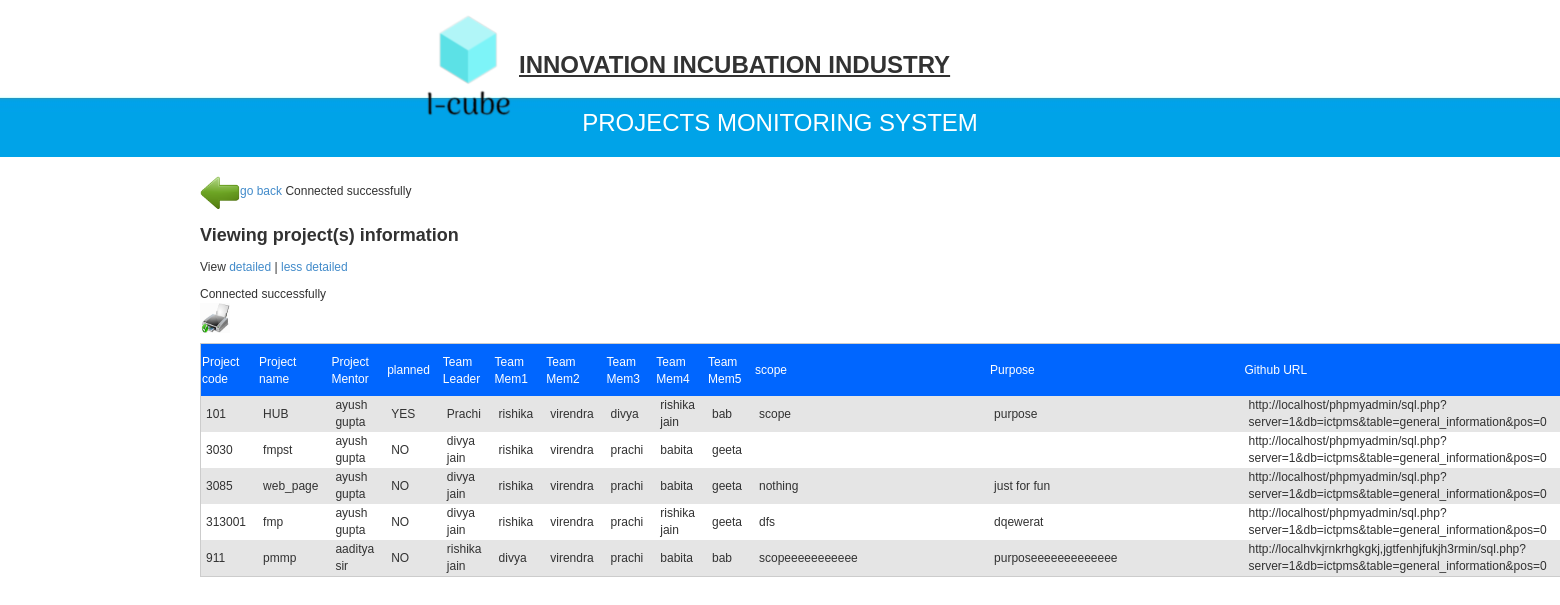
The page /projectInfo.php?action=detailed on the database its author committed.
### tables this page shows
CREATE TABLE `general_information` (
  `Proj_code` varchar(30) NOT NULL,
  `Project_name` varchar(255) NOT NULL,
  `project_mentor` varchar(255) NOT NULL,
  `AppearsIn_BussPlan` varchar(3) NOT NULL,
  `team_leader` varchar(250) NOT NULL,
  `T_member1` varchar(30) NOT NULL,
  `T_member2` varchar(255) NOT NULL,
  `T_member3` varchar(255) NOT NULL,
  `T_member4` varchar(255) NOT NULL,
  `T_mem5` varchar(255) NOT NULL,
  `Scope` text NOT NULL,
  `Purpose` text NOT NULL,
  `github_url` varchar(2043) NOT NULL,
  `Planned_completion` int(11) NOT NULL,
  `Impl_StartDate` date NOT NULL,
  `Impl_EndDate` date NOT NULL
);

### projectInfo.php (the view, shortened to what this page needs)
<!DOCTYPE html PUBLIC "-//W3C//DTD XHTML 1.0 Strict//EN" "http://www.w3.org/TR/xhtml1/DTD/xhtml1-strict.dtd">
<html xmlns="http://www.w3.org/1999/xhtml">
<head>
<link href="default.css" rel="stylesheet" type="text/css" />
    <link href="css/bootstrap.css" rel="stylesheet">
</head>
<body>
<div id="header">
	<h1><U><img src="images/logo2.png" />Innovation Incubation Industry</U></h1>
</div>
<div id="menu">
	<h1 class="head2">PROJECTS MONITORING SYSTEM<h1>
</div>
<div id="content">
	<div id="columnAAA">
            <a href="home.php?action=pdetails"><img src="images/28.png"  width="" height="40"/></a><a href="home.php?action=pdetails">go back</a>
						<?php
							 include('connection.php');
						?>
                 <h2>Viewing project(s) information</h2>
				<p>View <a href="?action=detailed">detailed</a> | <a href="?action=lessdetailed">less detailed</a></p>
				 <div>
				 <?php
				 $action=$_REQUEST['action'];
				 if($action=='detailed'){
				 include('connection.php');
				    $sel=mysqli_query($conn,"SELECT * FROM General_information");
					$rowscheck=mysqli_num_rows($sel);
		 if($rowscheck < 1){
		 echo 'There is no any project(s) to view';
		 }else{
				echo '	<div id="print_content">';
		 echo '<p ><a href="javascript:caaictpms()"><img src="images/Print.png" width="30" height="30" /></a></p>';
		 ?>
		 <?php
			echo '<table style="" id="results" >';
			echo '<tr style="background:#0066FF; color:white"><th>Project code</th><th>Project name</th><th>Project Mentor</th><th>planned</th><th>Team Leader</th><th>Team Mem1</th><th>Team Mem2</th><th>Team Mem3</th><th>Team Mem4</th><th>Team Mem5</th><th>scope&nbsp;&nbsp;&nbsp;&nbsp;&nbsp;&nbsp;&nbsp;&nbsp;&nbsp;&nbsp;&nbsp;&nbsp;&nbsp;&nbsp;&nbsp;&nbsp;&nbsp;&nbsp;&nbsp;&nbsp;&nbsp;&nbsp;&nbsp;&nbsp;&nbsp;&nbsp;&nbsp;&nbsp;&nbsp;&nbsp;&nbsp;&nbsp;&nbsp;&nbsp;&nbsp;&nbsp;&nbsp;&nbsp;&nbsp;&nbsp;&nbsp;&nbsp;&nbsp;&nbsp;&nbsp;&nbsp;&nbsp;&nbsp;&nbsp;&nbsp;&nbsp;&nbsp;&nbsp;&nbsp;&nbsp;&nbsp;&nbsp;</th><th>Purpose&nbsp;&nbsp;&nbsp;&nbsp;&nbsp;&nbsp;&nbsp;&nbsp;&nbsp;&nbsp;&nbsp;&nbsp;&nbsp;&nbsp;&nbsp;&nbsp;&nbsp;&nbsp;&nbsp;&nbsp;&nbsp;&nbsp;&nbsp;&nbsp;&nbsp;&nbsp;&nbsp;&nbsp;&nbsp;&nbsp;&nbsp;&nbsp;&nbsp;&nbsp;&nbsp;&nbsp;&nbsp;&nbsp;&nbsp;&nbsp;&nbsp;&nbsp;&nbsp;&nbsp;&nbsp;&nbsp;&nbsp;&nbsp;&nbsp;&nbsp;&nbsp;&nbsp;&nbsp;&nbsp;&nbsp;&nbsp;&nbsp;&nbsp;&nbsp;</th><th>Github URL</th><th>planned completion (days)</th><th>implementation start date</th><th>implementation end date</th></tr>';
			$flag=0;
			while($fetch=mysqli_fetch_array($sel)){
			if($flag%2==0)
			echo '<tr bgcolor=#E5E5E5>';
	else
echo '<tr bgcolor=white>';
echo '<td>'.$fetch['0'].'</td><td>'.$fetch['1'].'</td><td>'.$fetch['2'].'</td><td>'.$fetch['3'].'</td><td>'.$fetch['4'].'</td><td>'.$fetch['5'].'</td><td>'.$fetch['6'].'</td><td>'.$fetch['7'].'</td><td>'.$fetch['8'].'</td><td>'.$fetch['9'].'</td><td>'.$fetch['10'].'</td><td>'.$fetch['11'].'</td><td>'.$fetch['12'].'</td><td>'.$fetch['13'].'</td><td>'.$fetch['14'].'</td><td>'.$fetch['15'].'</td></tr>';
			$flag=$flag+1;
			}
			echo '</table>';
			}
				?>
				 <?php
			}else if($action=='lessdetailed'){
				 include('connection.php');
				    $sel=mysqli_query($conn,"SELECT * FROM General_information");
					$rowscheck=mysqli_num_rows($sel);
		 if($rowscheck < 1){
		 echo 'There is no any project(s) to view';
		 }else{
		echo '	<div id="print_content">';
		 echo '<p ><a href="javascript:caaictpms()"><img src="images/Print.png" width="30" height="30" /></a></p>';
		 ?>
		 <?php
			echo '<table style="" id="results" >';
			echo '<tr style="background:#0066FF; color:white"><th>Project name</th><th>Project implementer</th><th>Project manager</th><th>Purpose&nbsp;&nbsp;;&nbsp;&nbsp;&nbsp;&nbsp;&nbsp;&nbsp;&nbsp;&nbsp;&nbsp;&nbsp;&nbsp;&nbsp;&nbsp;&nbsp;&nbsp;&nbsp;&nbsp;&nbsp;&nbsp;&nbsp;&nbsp;&nbsp;&nbsp;&nbsp;&nbsp;&nbsp;&nbsp;&nbsp;&nbsp;&nbsp;&nbsp;&nbsp;&nbsp;&nbsp;&nbsp;&nbsp;&nbsp;&nbsp;&nbsp;&nbsp;&nbsp;&nbsp;&nbsp;&nbsp;&nbsp;&nbsp;&nbsp;&nbsp;&nbsp;&nbsp;&nbsp;&nbsp;&nbsp;&nbsp;&nbsp;&nbsp;&nbsp;&nbsp;&nbsp;&nbsp;&nbsp;&nbsp;&nbsp;&nbsp;&nbsp;&nbsp;&nbsp;&nbsp;</th><th>scope&nbsp;&nbsp;&nbsp;&nbsp;&nbsp;&nbsp;&nbsp;&nbsp;&nbsp;&nbsp;&nbsp;&nbsp;&nbsp;&nbsp;&nbsp;&nbsp;&nbsp;&nbsp;&nbsp;&nbsp;&nbsp;&nbsp;&nbsp;&nbsp;&nbsp;&nbsp;&nbsp;&nbsp;&nbsp;&nbsp;&nbsp;&nbsp;&nbsp;&nbsp;&nbsp;&nbsp;&nbsp;&nbsp;&nbsp;&nbsp;&nbsp;&nbsp;&nbsp;&nbsp;&nbsp;&nbsp;&nbsp;&nbsp;&nbsp;&nbsp;&nbsp;&nbsp;&nbsp;&nbsp;&nbsp;&nbsp;&nbsp;&nbsp;&nbsp;&nbsp;</th><th>GitHub URL</th><th>implementation start date</th><th>implementation end date</th></tr>';
			$flag=0;
			while($fetch=mysqli_fetch_array($sel)){
			if($flag%2==0)
			echo '<tr bgcolor=#E5E5E5>';
	else
echo '<tr bgcolor=white>';
echo '<td>'.$fetch['Project_name'].'</td><td>'.$fetch['project_mentor'].'</td><td>'.$fetch['team_leader'].'</td><td>'.$fetch['Purpose'].'</td><td>'.$fetch['Scope'].'</td><td>'.$fetch['DateOf_Contract'].'</td><td>'.$fetch['github_url'].'</td><td>'.$fetch['Impl_StartDate'].'</td><td>'.$fetch['Impl_EndDate'].'</td</tr>';
			$flag=$flag+1;
			}
			echo '</table>';
			}
			 $sel=mysqli_query($conn,"SELECT * FROM General_information");
					$rowscheck=mysqli_num_rows($sel);
		         if($rowscheck < 1){
			}
			}
				?>
                    </div> </div>
		</div>
    	</div>
</body>
</html>

### connection.php (shortened to what this page needs)
<?php
echo "Connected successfully";
?>

### default.css (style rules this page uses)
body { margin: 0px; padding: 0px; background: url(images/bg.jpg) repeat-x left top; line-height: 20px; text-align: justify;font: 12px/17px arial, sans-serif;color: rgb(50, 50, 50); -moz-opacity : 0.90; filter:alpha(opacity=90); z-index : 9998; }
h1 { font: 12px/17px arial, sans-serif;color: rgb(50, 50, 50); }
#results { border:1px solid #CCCCCC; padding-right:20px; text-align:left; }
#results th { padding-bottom:0px; padding-right:12px; font: 12px/17px arial, sans-serif; color:white; background: #0066FF; width:700px; }
#results td { font: 12px/17px arial, sans-serif;color: rgb(50, 50, 50); padding-left:5px;padding-right:12px; text-align:left; }
a { color: #0077dd; }
img { border: none; }
#header { width: 778px; margin: 0px auto; padding: 1em; height: 90px; color:#003399; }
#header h1 { margin-top: -12px; padding: 5px 0px 0px 0px; text-transform: uppercase; font-weight: bold; }
#menu { width: 778px; margin: 0px auto; text-align:center; }
#content { width: 1200px; margin: 0px auto; padding: 40px 0px 20px 0px;font: 12px/17px arial, sans-serif;color: rgb(50, 50, 50); }
.head2 { font: 24px/34px arial, sans-serif; color: #FFFFFF;); }
#columnAAA { width:100%; margin-right:12px; padding-left:20px; margin-top:-24px;font: 12px/17px arial, sans-serif;color: rgb(50, 50, 50); }

### rows shown on the page
general_information: Proj_code "101", Project_name "HUB", project_mentor "ayush gupta", AppearsIn_BussPlan "YES", team_leader "Prachi", T_member1 "rishika", T_member2 "virendra", T_member3 "divya", T_member4 "rishika jain", T_mem5 "bab", Scope "scope", Purpose "purpose", github_url "http://localhost/phpmyadmin/sql.php?server=1&db=ictpms&table=general_information&pos=0"
general_information: Proj_code "3030", Project_name "fmpst", project_mentor "ayush gupta", AppearsIn_BussPlan "NO", team_leader "divya jain", T_member1 "rishika", T_member2 "virendra", T_member3 "prachi", T_member4 "babita", T_mem5 "geeta", github_url "http://localhost/phpmyadmin/sql.php?server=1&db=ictpms&table=general_information&pos=0"
general_information: Proj_code "3085", Project_name "web_page", project_mentor "ayush gupta", AppearsIn_BussPlan "NO", team_leader "divya jain", T_member1 "rishika", T_member2 "virendra", T_member3 "prachi", T_member4 "babita", T_mem5 "geeta", Scope "nothing", Purpose "just for fun", github_url "http://localhost/phpmyadmin/sql.php?server=1&db=ictpms&table=general_information&pos=0"
general_information: Proj_code "313001", Project_name "fmp", project_mentor "ayush gupta", AppearsIn_BussPlan "NO", team_leader "divya jain", T_member1 "rishika", T_member2 "virendra", T_member3 "prachi", T_member4 "rishika jain", T_mem5 "geeta", Scope "dfs", Purpose "dqewerat", github_url "http://localhost/phpmyadmin/sql.php?server=1&db=ictpms&table=general_information&pos=0"
general_information: Proj_code "911", Project_name "pmmp", project_mentor "aaditya sir", AppearsIn_BussPlan "NO", team_leader "rishika jain", T_member1 "divya", T_member2 "virendra", T_member3 "prachi", T_member4 "babita", T_mem5 "bab", Scope "scopeeeeeeeeeee", Purpose "purposeeeeeeeeeeeee", github_url "http://localhvkjrnkrhgkgkj,jgtfenhjfukjh3rmin/sql.php?server=1&db=ictpms&table=general_information&pos=0"
